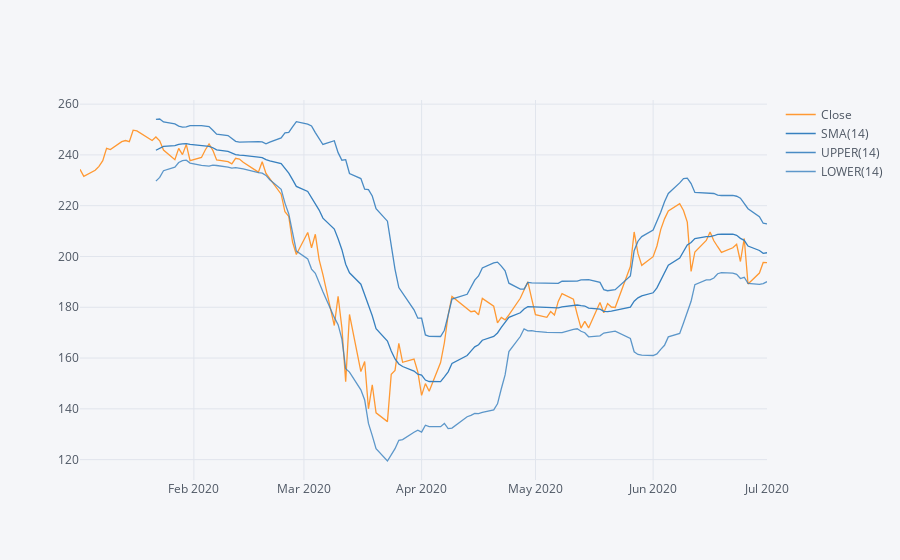

The code cell stored with this chart in its notebook:
### Code cell
GS['Close'].loc['2020-01-01':'2020-07-01'].ta_plot(study='boll')
